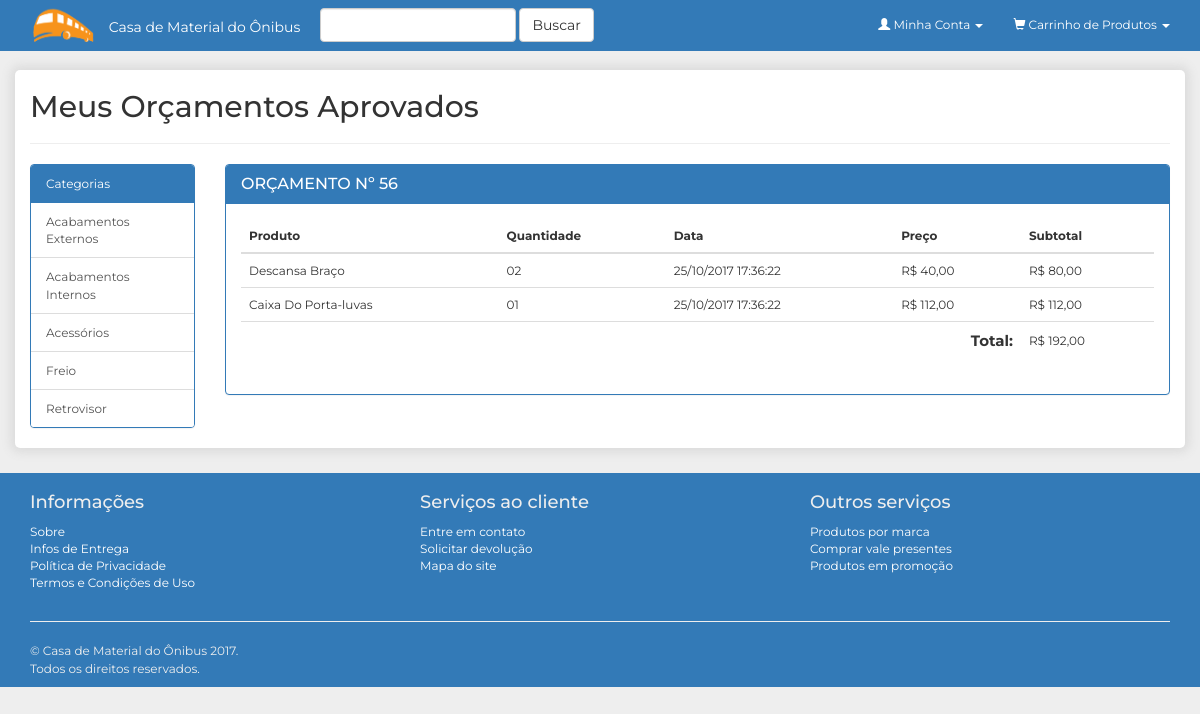
The app's page /loja-virtual/admin/view/orcamentos/index.php (signed in) with its own data.
### tables this page shows
CREATE TABLE `categoria` (
  `id_categoria` int(11) NOT NULL AUTO_INCREMENT,
  `ativo` bit(1) DEFAULT NULL,
  `nome` varchar(50) NOT NULL,
  PRIMARY KEY (`id_categoria`)
);

CREATE TABLE `item_venda` (
  `id_item_venda` int(11) NOT NULL AUTO_INCREMENT,
  `quantidade` int(11) DEFAULT NULL,
  `total_item_venda` decimal(19,2) DEFAULT NULL,
  `id_produto` int(11) DEFAULT NULL,
  `venda_id_venda` int(11) DEFAULT NULL,
  PRIMARY KEY (`id_item_venda`),
  KEY `FK_6vheeo5tjv9y8h20jvakn8oj9` (`id_produto`),
  KEY `FK_pdxbb3v6i1aswlweppggqdb7t` (`venda_id_venda`),
  CONSTRAINT `FK_6vheeo5tjv9y8h20jvakn8oj9` FOREIGN KEY (`id_produto`) REFERENCES `produto` (`id_produto`),
  CONSTRAINT `FK_pdxbb3v6i1aswlweppggqdb7t` FOREIGN KEY (`venda_id_venda`) REFERENCES `venda` (`id_venda`)
);

CREATE TABLE `produto` (
  `id_produto` int(11) NOT NULL AUTO_INCREMENT,
  `ativo` bit(1) NOT NULL,
  `controla_estoque` bit(1) DEFAULT NULL,
  `descricao` varchar(255) NOT NULL,
  `margem` decimal(19,2) DEFAULT NULL,
  `mostra_vitrine` bit(1) DEFAULT NULL,
  `nome` varchar(50) NOT NULL,
  `preco_compra` decimal(19,2) DEFAULT NULL,
  `preco_venda` decimal(19,2) DEFAULT NULL,
  `qtd_minima` int(11) DEFAULT NULL,
  `quantidade` int(11) DEFAULT NULL,
  `id_categoria` int(11) DEFAULT NULL,
  PRIMARY KEY (`id_produto`),
  KEY `FK_5rxwsr0kb6apig8cw13bximd` (`id_categoria`),
  CONSTRAINT `FK_5rxwsr0kb6apig8cw13bximd` FOREIGN KEY (`id_categoria`) REFERENCES `categoria` (`id_categoria`)
);

### loja-virtual/config.php (called while the page is built, shortened)
<?php
$rootPath = realpath($_SERVER["DOCUMENT_ROOT"]);
if ($_SERVER["SERVER_NAME"] == "localhost") {
	$rootPath.= "/loja-virtual/";
}

### loja-virtual/model/BD/Conexao.php (called while the page is built, shortened)
<?php
class Conexao {
	protected $conn;
	protected $driver = null;
	private $config = array();
	protected function conectar($user){
		try {
			switch ($this->driver) {
				case 'mysql':
					$this->conn = mysqli_connect(
						$this->config[$user]["host"], $this->config[$user]["usuario"], $this->config[$user]["senha"], $this->config[$user]["database"]
					);
				break;
			}
			return $this->conn;
		} catch (Exception $e) {
			die( "Connection Error #1: ".$e->getMessage() );
		}
	}
	protected function setDriver($driver){
		$this->driver = $driver;
	}
	private function setConfig($user){
		$this->config["localhostMYSQL"] = array(
			"host" 		=> "localhost",
			"database" 	=> "ope",
			"usuario" 	=> "root",
			"senha" 	=> ""
		);
		$this->config["localhostORACLE"] = array(
			"host" 		=> "127.0.0.1",
			"usuario" 	=> "root",
			"senha" 	=> "",
			"port" 		=> "1521",
			"sid" 		=> "XE"
		);
		return $this->config;
	}
}

### loja-virtual/controller/ConfiguracaoSistema.php (called while the page is built, shortened)
<?php
class ConfiguracaoSistema {
	private $model;
	function __construct(){
		$this->model = new ConfiguracaoSistemaModel();
	}
	public function listarMenuLateral(){
		return $this->model->listarMenuLateral();
	}
}

### loja-virtual/model/ConfiguracaoSistemaModel.php (called while the page is built)
<?php
require_once 'BD/MYSQL.php';
class ConfiguracaoSistemaModel {
	private $bd;
	function __construct(){
		$this->bd = new MYSQL("localhostMYSQL");
	}
	public function listarMenuLateral(){
		return $this->bd->buscar("categoria", array("ativo = " => 1), "", "", "", "nome asc");
	}
}

### loja-virtual/model/BD/MYSQL.php (called while the page is built, shortened)
<?php
require_once "Conexao.php";
class MYSQL extends Conexao {
	public function buscar($tabela, $condicao = array(), $campos = array(), $inner = array(), $group = '', $order = '', $inicio = '', $final = ''){
		$sql = "SELECT ";
		if ( count($campos) > 0 && !empty($campos[0]) ) {
			foreach ($campos as $k => $campo) {
				if ( $k > 0 ) {
					$sql .= ", ".$campo;
				} else {
					$sql .= $campo;
				}
			}
		} else {
			$sql .= " * ";
		}
		$sql .= " FROM ".$tabela." ";
		if ( count($condicao) > 0 ) {
			$sql .= " WHERE ";
			$cond = array();
			foreach ($condicao as $campo => $valor) {
				$cond[] = $campo." \"".$valor."\"";
			}
			$sql .= implode(" AND ", $cond);
		}
		if ( !empty($order) ) {
			$sql .= " ORDER BY ".$order;
		}
		return $this->query( $sql );
	}
	public function query($sql){
		if (!empty($sql)) {
			mysqli_autocommit($this->conn, FALSE);
			$dados = mysqli_query($this->conn, $sql);
			$retorno = "";
			if ($dados) {
				preg_match("/^\w*\s/i", $sql, $matches);
				$retornoRegex = trim($matches[0]);
				if ($retornoRegex == "SELECT") {
					if (mysqli_num_rows($dados) > 0) {
						$retorno = array();
						while ( $row = mysqli_fetch_assoc($dados) ) {
							$retorno[] = $row;
						}
					}
					return $retorno;
				} elseif ($retornoRegex == "INSERT") {
					$retorno = mysqli_insert_id($this->conn);
				} else {
					$retorno = mysqli_affected_rows($this->conn);
				}
				mysqli_commit($this->conn);
				return $retorno;
			}
		}
	}
}

### loja-virtual/controller/Orcamento.php (called while the page is built, shortened)
<?php
class Orcamento {
	private $model;
	function __construct(){
		$this->model = new OrcamentoModel();
	}
	public function listar($url = "", $pagina = 0, $id = ""){
		$retorno = $this->model->listar($id);
		if (!empty($retorno)) {
			foreach ($retorno as $key => $value) {
				$dadosRetorno[$value["id_venda"]][] = $value;
			}
			return $dadosRetorno;
		}
		return $retorno;
	}
}

### loja-virtual/model/OrcamentoModel.php (called while the page is built, shortened)
<?php
require_once 'BD/MYSQL.php';
class OrcamentoModel {
	private $bd;
	function __construct(){
		$this->bd = new MYSQL("localhostMYSQL");
	}
	public function listar($id = ""){
		$condicao = "";
		return $this->bd->query(
			"SELECT p.*, v.*,
				DATE_FORMAT(v.data, \"%d/%m/%Y %T\") AS datavenda,
				iv.quantidade,
				(SELECT c.nome FROM categoria c WHERE c.id_categoria = p.id_categoria) AS categoria
			FROM
				produto p,
				item_venda iv,
				venda v
			WHERE p.id_produto = iv.id_produto
				AND v.id_venda = iv.venda_id_venda
				AND v.tipo = 2
				and v.aprovado = 1
				AND v.id_cliente = " . $_SESSION["id"] . $condicao
		);
	}
}

### loja-virtual/admin/view/orcamentos/index.php (the view, shortened to what this page needs)
<?php
	require "../../../config.php";
	include "../../../incs/cabecalho.php";
	include "../../../incs/menu_superior.php";
	$pagina = (isset($_GET['pg']) ? (int)$_GET['pg'] : 1);
	$url = "http://".$_SERVER["SERVER_NAME"] . $_SERVER["PHP_SELF"];
	$id = "";
	$orcamentos = new Orcamento();
	$orcamento = $orcamentos->listar($url, $pagina, $id);
	$count = 0;
?>
<div class="row">
	<div class="col-lg-12 col-md-12 col-sm-12 col-xs-12">
		<h2>Meus Orçamentos Aprovados</h2><hr/>
	</div>
	<?php include "../../../incs/menu_lateral.php"; ?>
	<div class="col-lg-10 col-md-9 col-sm-9 col-xs-12">
		<?php if (!empty($orcamento)): ?>
			<div class="panel-group" id="accordion" role="tablist" aria-multiselectable="true">
			<?php foreach ($orcamento as $key => $value): ?>
				<div class="panel panel-primary">
					<div class="panel-heading" role="tab" id="heading<?=$key;?>">
						<h4 class="panel-title">
							<a role="button" data-toggle="collapse" data-parent="#accordion" href="#collapse<?=$key;?>" aria-expanded="true" aria-controls="collapse<?=$key;?>">
								ORÇAMENTO Nº <?=$key;?>
							</a>
						</h4>
					</div>
					<div id="collapse<?=$key;?>" class="panel-collapse collapse <?=($count == 0 ? "in" : "");?>" role="tabpanel" aria-labelledby="heading<?=$key;?>">
						<div class="panel-body">
							<table class="table">
								<thead>
									<tr>
										<th>Produto</th>
										<th>Quantidade</th>
										<th>Data</th>
										<th>Preço</th>
										<th>Subtotal</th>
									</tr>
								</thead>
								<tbody>
									<?php if (!empty($value)): $total = array();?>
										<?php foreach ($value as $k => $v): ?>
											<?php $total[$v["id_venda"]][] = ($v["quantidade"] * $v["preco_venda"]); ?>
											<tr>
												<td><?=ucwords(strtolower($v["nome"]));?></td>
												<td><?=str_pad($v["quantidade"], 2, "0", STR_PAD_LEFT);?> </td>
												<td><?=$v["datavenda"];?></td>
												<td>R$ <?=number_format($v["preco_venda"], 2, ',', '.');?></td>
												<td>R$ <?=number_format(($v["quantidade"] * $v["preco_venda"]), 2, ',', '.');?></td>
											</tr>
										<?php endforeach; ?>
										<tr>
											<th colspan="4" style="text-align: right; font-size: 15px;">Total:</th>
											<td style="vertical-align: inherit;">R$ <?=number_format(array_sum($total[$key]), 2, ',', '.');?></td>
										</tr>
									<?php endif; ?>
								</tbody>
							</table>
						</div>
					</div>
				</div>
			<?php $count++; endforeach; ?>
			</div>
		<?php endif; ?>
	</div>
</div>
<?php include "../../../incs/rodape.php"; ?>

### loja-virtual/incs/menu_lateral.php
<?php
	$menu = new ConfiguracaoSistema();
	$menuItens = $menu->listarMenuLateral();
?>
<div class="col-lg-2 col-md-3 col-sm-3 col-xs-12">
	<div class="panel panel-primary">
		<div class="panel-heading">Categorias</div>
		<div class="list-group">
			<?php if(!empty($menuItens)): ?>
				<?php foreach ($menuItens as $key => $value): ?>
					<a href="<?=BASE_URL;?>view/categorias/index.php?categoria=<?=$value["id_categoria"];?>" class="list-group-item">
						<?=ucwords(strtolower($value["nome"]));?>
					</a>
				<?php endforeach; ?>
			<?php else: ?>
				Sem categorias cadastradas
			<?php endif; ?>
		</div>
	</div>
</div>

### loja-virtual/css/main.css (style rules this page uses)
html, body { padding: 0; margin: 0; border: none; font-family: 'Montserrat', 'Trebuchet MS', sans-serif; font-size: 12px; }
body { padding-top: 70px; }
body { background-color: #eeeeee; }

### records on screen
categoria: nome "Acabamentos Externos"
categoria: nome "Acabamentos Internos"
categoria: nome "Acessórios"
categoria: nome "Freio"
categoria: nome "Retrovisor"
item_venda: id_produto.nome "Descansa Braço", quantidade "02", datavenda "25/10/2017 17:36:22", id_produto.preco_venda "40,00", $v['quantidade']*$v['preco_venda'] "80,00"
item_venda: id_produto.nome "Caixa Do Porta-luvas", quantidade "01", datavenda "25/10/2017 17:36:22", id_produto.preco_venda "112,00", $v['quantidade']*$v['preco_venda'] "112,00"

### other values on screen
$key "56"
array_sum($total[$key]) "192,00"
